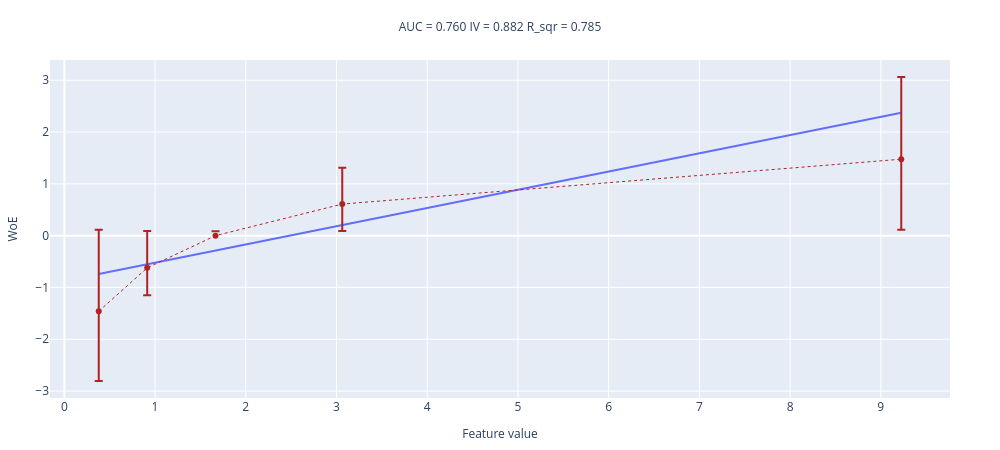

The code cell stored with this chart in its notebook:
### Markdown cell above
#### №3

Запустите функцию с `values=np.exp(x)`. Как по графику определить эту ситуацию? Что нужно делать в таком случае?

### Code cell
woe_line(values=np.exp(x), target=y, n_buckets=5)

### Figure 1 — Plotly figure (JSON) as saved in the notebook; plotly's stock layout.template omitted (floating-point values rounded to 4 significant figures)
{"data": [{"mode": "lines", "name": "interpolation_line", "showlegend": false, "type": "scatter", "x": [0.3793, 0.9133, 1.666, 3.064, 9.225], "y": [-0.7384, -0.5506, -0.2858, 0.2056, 2.373]}, {"error_y": {"array": [-1.348, -0.5294, 0.08762, 0.702, 1.589], "arrayminus": [-1.572, -0.7131, -0.08762, 0.5185, 1.364], "symmetric": false, "type": "data"}, "line": {"color": "firebrick", "dash": "dot", "width": 1}, "name": "WoE", "showlegend": false, "type": "scatter", "x": [0.3793, 0.9133, 1.666, 3.064, 9.225], "y": [-1.46, -0.6212, 0.0, 0.6103, 1.476]}], "layout": {"height": 450, "margin": {"b": 50, "l": 50, "r": 50, "t": 60}, "title": {"font": {"size": 12}, "text": "AUC = 0.760 IV = 0.882 R_sqr = 0.785 ", "x": 0.5, "xanchor": "center", "y": 0.95, "yanchor": "top"}, "width": 1000, "xaxis": {"title": {"font": {"size": 12}, "text": "Feature value"}}, "yaxis": {"title": {"font": {"size": 12}, "text": "WoE"}}}}
